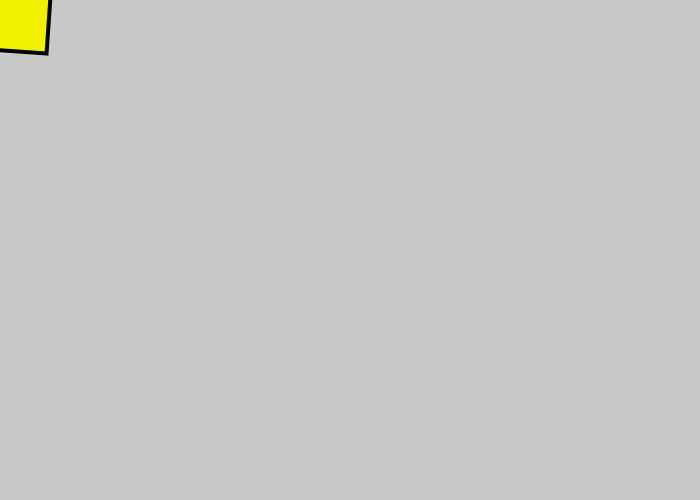
Frame 1 (no input)
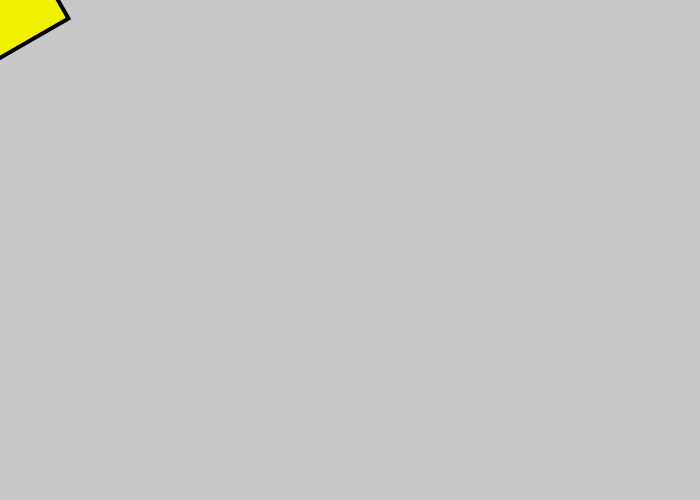
Frame 60 (the mouse pressed at the canvas centre just before this capture)
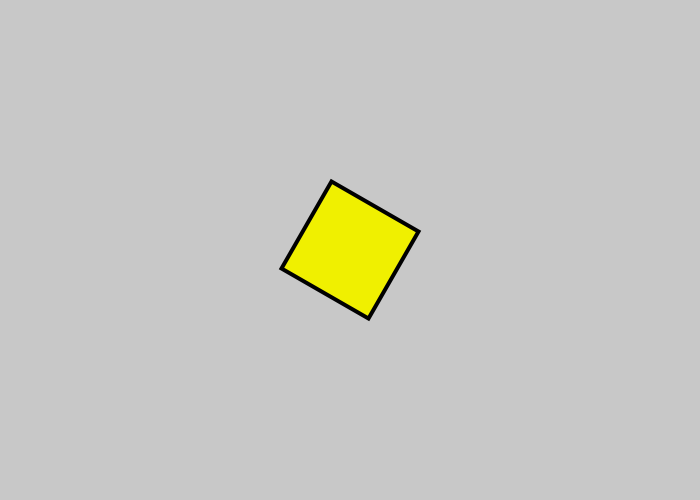
Frame 120 (the mouse held since frame 60 and released just before this capture)

The Processing sketch that drew these frames (run headless with seeded random() and noise(); from frame 60 on, the mouse is pressed at the canvas centre):

// Processing sketch: mouse
// ── mouse.pde
//mouse.pde
//Draw the mouse
//2017/4/18
//1-3-41 Gihwan Doh

int kakudo=0;  
void setup() {
  size(700, 500);
}

void draw() {
  background(200);

  fill(240, 240, 0);
  strokeWeight(4);
  kakudo+=4;

  pushMatrix();
  translate(mouseX, mouseY);
  rotate(radians(kakudo));
  rect(-50, -50, 100, 100);
  popMatrix();
}
